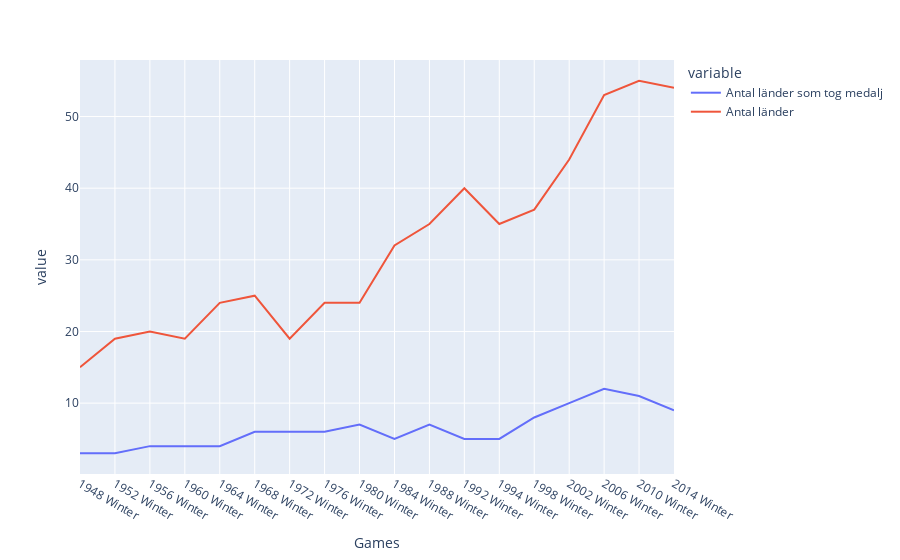

Source (notebook cell):
### Code cell
wo=["1948 Winter", "1952 Winter", "1956 Winter", "1960 Winter",
    "1964 Winter", "1968 Winter", "1972 Winter", "1976 Winter",
    "1980 Winter", "1984 Winter", "1988 Winter", "1992 Winter",
    "1994 Winter", "1998 Winter", "2002 Winter", "2006 Winter",
    "2010 Winter", "2014 Winter"]

cc_delt=[]

for j in wo:
    df_year=df[df["Games"]==j]
    df_year_skidor=df_year[df_year["Sport"]=="Cross Country Skiing"]
    df_year_skidor_medals=df_year_skidor[df_year_skidor["Medal"].isin(["Gold", "Silver", "Bronze"])]
    delt_land=(len(df_year_skidor_medals["NOC"].unique()))
    medal_land=(len(df_year_skidor["NOC"].unique()))
    cc_delt.append([j, delt_land, medal_land])

cc_delt

df_cc_delt=pd.DataFrame(cc_delt, columns=["Games",  "Antal länder som tog medalj", "Antal länder"])
px.line(df_cc_delt, x="Games", y=["Antal länder som tog medalj", "Antal länder"])

### Figure 1 — Plotly figure (JSON) as saved in the notebook; plotly's stock layout.template omitted (floating-point values rounded to 4 significant figures)
{"data": [{"hovertemplate": "variable=Antal länder som tog medalj<br>Games=%{x}<br>value=%{y}<extra></extra>", "legendgroup": "Antal länder som tog medalj", "line": {"color": "#636efa", "dash": "solid"}, "marker": {"symbol": "circle"}, "mode": "lines", "name": "Antal länder som tog medalj", "orientation": "v", "showlegend": true, "type": "scatter", "x": ["1948 Winter", "1952 Winter", "1956 Winter", "1960 Winter", "1964 Winter", "1968 Winter", "1972 Winter", "1976 Winter", "1980 Winter", "1984 Winter", "1988 Winter", "1992 Winter", "1994 Winter", "1998 Winter", "2002 Winter", "2006 Winter", "2010 Winter", "2014 Winter"], "xaxis": "x", "y": [3, 3, 4, 4, 4, 6, 6, 6, 7, 5, 7, 5, 5, 8, 10, 12, 11, 9], "yaxis": "y"}, {"hovertemplate": "variable=Antal länder<br>Games=%{x}<br>value=%{y}<extra></extra>", "legendgroup": "Antal länder", "line": {"color": "#EF553B", "dash": "solid"}, "marker": {"symbol": "circle"}, "mode": "lines", "name": "Antal länder", "orientation": "v", "showlegend": true, "type": "scatter", "x": ["1948 Winter", "1952 Winter", "1956 Winter", "1960 Winter", "1964 Winter", "1968 Winter", "1972 Winter", "1976 Winter", "1980 Winter", "1984 Winter", "1988 Winter", "1992 Winter", "1994 Winter", "1998 Winter", "2002 Winter", "2006 Winter", "2010 Winter", "2014 Winter"], "xaxis": "x", "y": [15, 19, 20, 19, 24, 25, 19, 24, 24, 32, 35, 40, 35, 37, 44, 53, 55, 54], "yaxis": "y"}], "layout": {"legend": {"title": {"text": "variable"}, "tracegroupgap": 0}, "margin": {"t": 60}, "xaxis": {"anchor": "y", "domain": [0, 1], "title": {"text": "Games"}}, "yaxis": {"anchor": "x", "domain": [0, 1], "title": {"text": "value"}}}}
